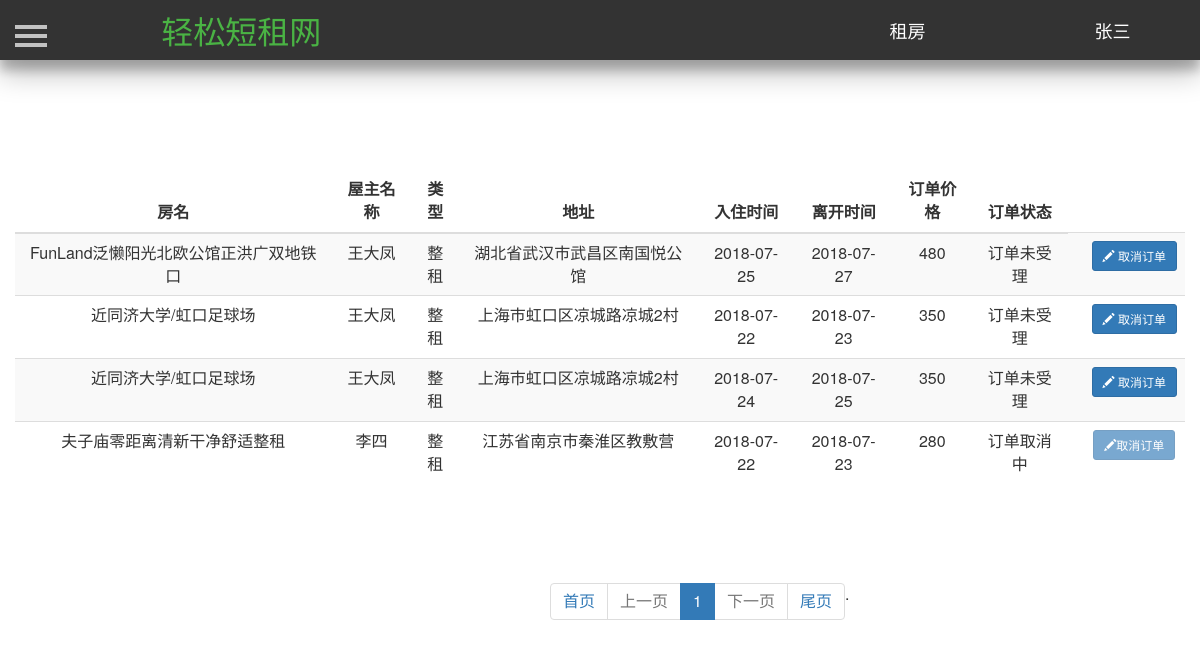
The app's page /renting/ (signed in) with its own data.
### Renting/models.py (models this page shows, shortened)
class User(db.Model):
    id = db.Column(db.Integer, primary_key=True, autoincrement=True)  # ID 用户唯一的标识
    username = db.Column(db.String(50), unique=True)  # 用户名  唯一   最大50个字符
    password = db.Column(db.String(100))  # 密码   最大100个字符
    phone_number = db.Column(db.Integer, unique=True)  # 手机号码
    email = db.Column(db.String(100), unique=True)  # 邮箱  唯一
    salt = db.Column(db.String(32))  # 密码加盐

class House(db.Model):
    id = db.Column(db.Integer, primary_key=True, autoincrement=True)  # ID 房屋唯一的标识
    house_name = db.Column(db.String(25))  # 房屋名  唯一   最大25个字符
    house_type = db.Column(db.Integer)  # 房屋类型，0表示整租，1表示单间 ，2表示床位
    area = db.Column(db.Integer)  # 房屋面积
    people = db.Column(db.Integer)  # 可住人数
    bedroom = db.Column(db.Integer)  # 卧房数
    toilet = db.Column(db.Integer)  # 卫生间数
    kitchen = db.Column(db.Integer)  # 是否有厨房
    bed = db.Column(db.Integer)  # 床位数
    bed_type = db.Column(db.Integer)  # 床型 0表示单人床  1表示双人床
    price = db.Column(db.Integer)  # 租一天的价格
    description = db.Column(db.String(200))  # 房屋描述
    facility = db.Column(db.String(10))  # 房屋设施，0表示无，1表示有
    province = db.Column(db.String(10))  # 省
    city = db.Column(db.String(10))  # 市
    district = db.Column(db.String(10))  # 地区
    address = db.Column(db.String(100))  # 具体地址
    username = db.Column(db.String(10), db.ForeignKey('user.username'))  # 房屋主人的名字，外键
    status = db.Column(db.Integer)  # 房屋状态，0表示未审核，1表示通过,2表示未通过
    url_one = db.Column(db.String(100))  # 房屋图片
    url_two = db.Column(db.String(100))  # 房屋图片
    url_three = db.Column(db.String(100))  # 房屋图片
    url_four = db.Column(db.String(100))  # 房屋图片
    url_five = db.Column(db.String(100))  # 房屋图片

class Order(db.Model):
    id = db.Column(db.Integer, primary_key=True, autoincrement=True)  # 订单唯一的ID
    house_id = db.Column(db.Integer, db.ForeignKey('house.id'))  # 房屋ID 作为外键
    seller = db.Column(db.String(10), db.ForeignKey('user.username'))  # 房屋的卖家  作为外键
    renter = db.Column(db.String(10), db.ForeignKey('user.username'))  # 房屋租户  作为外键
    start_time = db.Column(db.Date)  # 订单开始时间
    end_time = db.Column(db.Date)  # 订单结束时间
    total_price = db.Column(db.Integer)  # 订单的价格
    status = db.Column(db.Integer)  # 订单状态 0表示订单已取消  1表示订单未受理  2表示订单受理  3表示订单正在取消

### Renting/views.py (the view)
@app.route('/renting/')
def history():
    now_compare = datetime.now().date()
    user = current_user
    result_renter = []
    renter_list = Order.query.filter_by(renter=user.username).all()
    for item in renter_list:
        one = {}
        one_house = House.query.filter_by(id=item.house_id).first()
        one['order'] = item
        one['house'] = one_house
        if now_compare < item.start_time and item.status == 1:
            one['cancel'] = 1
        else:
            one['cancel'] = 0
        print(one)
        result_renter.append(one)
    pager_obj = Pagination(request.args.get("page", 1), len(result_renter), request.path, request.args, per_page_count=7)
    renter_list = result_renter[pager_obj.start:pager_obj.end]
    html = pager_obj.page_html()
    return render_template('renting.html', result_renter=renter_list, html=html)

### Renting/models.py (called while the page is built)
@login_manager.user_loader
def load_user(userid):
    return User.query.get(userid)

### Renting/page_utils.py (called while the page is built)
    @property
    def start(self):
        return (self.current_page - 1) * self.per_page_count

    @property
    def end(self):
        return self.current_page * self.per_page_count

### Renting/templates/renting.html (shortened to what this page needs)
<!DOCTYPE html>
<html lang="en">
    <head>
        <link href="https://cdn.bootcss.com/bootstrap/3.3.7/css/bootstrap.min.css" rel="stylesheet">
        <link href="/static/css/navigation.css" rel="stylesheet">
        <link href="/static/css/profile.css" rel="stylesheet">
         <link href="/static/css/sidebar.css" rel="stylesheet">
        <link type="text/css" href="/static/css/dialog.css"  rel="stylesheet"/>
    </head>
    <body>
		<header class="header-navigation" id="header">
		<nav>
			<div class="row">
				<div class="col-md-3">
					<a href="/index/"><font color="#4ab344" style="color: rgb(74, 179, 68);" size="6">轻松短租网</font></a>
				</div>
				<div class="col-md-2 title">
					<a href="/mainpage/" target="_blank"><font color="#FFFFFF" style="color: rgb(255, 255, 255);" size="4">租房</font></a>
				</div>
				<div class="col-md-2 title">
					{% if current_user.is_authenticated %}
					<a href="/profile/{{current_user.id}}">
						<font color="#FFFFFF" style="color: rgb(255, 255, 255);" size="4">
							{{current_user.username}}
						</font>
					</a>
					{% else %}
					<a href="/reglogin/">
						<font color="#FFFFFF" style="color: rgb(255, 255, 255);" size="4">
							登陆注册
						</font>
					</a>
					{% endif %}
				</div>
			</div>
		</nav>
		</header>
       <div id="wrapper">
            <div id="page-content-wrapper">
                <button type="button" class="hamburger is-closed animated fadeInLeft" data-toggle="offcanvas">
                    <span class="hamb-top"></span>
                    <span class="hamb-middle"></span>
                    <span class="hamb-bottom"></span>
                </button>
                <div class="container">
                    <div class="row">
                        <table class="table table-striped" style="margin-top:100px;text-align:center;">
                            <thead>
                                <tr>
                                    <th style="text-align:center">房名</th>
                                    <th style="text-align:center">屋主名称</th>
                                    <th style="text-align:center">类型</th>
                                    <th style="text-align:center">地址</th>
                                    <th style="text-align:center">入住时间</th>
                                    <th style="text-align:center">离开时间</th>
                                    <th style="text-align:center">订单价格</th>
                                    <th style="text-align:center">订单状态</th>
                                </tr>
                            </thead>
                            <tbody>
                            {% for item in result_renter: %}
                                <tr>
                                    <td>{{item['house'].house_name}}</td>
                                    <td>{{item['order'].seller}}</td>
                                    {% if item['house'].house_type==0 %}
                                        <td>整租</td>
                                    {% elif item['house'].house_type==1 %}
                                        <td>单间</td>
                                    {% else %}
                                        <td>床位</td>
                                    {% endif %}
                                    <td>
                                        {{item['house'].address}}
                                    </td>
                                    <td>{{item['order'].start_time}}</td>
                                    <td>{{item['order'].end_time}}</td>
                                    <td>{{item['order'].total_price}}</td>
                                    {% if item['order'].status == 0%}
                                        <td>订单已取消<td>
                                    {% elif item['order'].status == 1 %}
                                        <td>订单未受理<td>
                                    {% elif item['order'].status == 2 %}
                                        <td>订单受理<td>
                                    {% else %}
                                        <td>订单取消中<td>
                                    {% endif %}
                                    {% if item['cancel'] ==1 %}
                                    <td>
                                        <a href="/cancel_order/{{item['order'].id}}/" style="color:#FFFFFF">
                                            <button type="button" class="btn btn-primary btn-sm" >
                                                <span class="glyphicon glyphicon-pencil"> </span>
                                                取消订单
                                            </button>
                                        </a>
                                    </td>
                                    {% else %}
                                    <td>
                                        <button type="button" class="btn btn-primary btn-sm" disabled="disabled">
                                            <span class="glyphicon glyphicon-pencil">
                                            </span>取消订单
                                       </button>
                                    </td>
                                    {% endif %}
                                </tr>
                            {% endfor %}
                            </tbody>
                        </table>
                    </div>
                </div>
            </div>
        </div>
        <div style="margin-top:60px">
            <ul class="pagination" id="mypage" style="margin-left:550px;">
					{{ html| safe }}
            </ul>
        </div>
    </body>
</html>

### Renting/static/css/navigation.css (style rules this page uses)
.header-navigation { position: fixed; top: 0; width: 100%; height: 60px; line-height: 60px; background-color: #333; text-align: center; box-shadow: 0 14px 28px rgba(0,0,0,0.25), 0 10px 10px rgba(0,0,0,0.22); z-index: 10 }

### Renting/static/css/profile.css (style rules this page uses)
.header-navigation { position: fixed; top: 0; width: 100%; height: 60px; line-height: 60px; background-color: #333; text-align: center; box-shadow: 0 14px 28px rgba(0,0,0,0.25), 0 10px 10px rgba(0,0,0,0.22); z-index: 9990; }

### Renting/static/css/sidebar.css (style rules this page uses)
body { position: relative; overflow-x: hidden; }
body, html { height: 100%; background-color: #FFFFFF !important; }
#wrapper { -moz-transition: all 0.5s ease; -o-transition: all 0.5s ease; -webkit-transition: all 0.5s ease; padding-left: 0; transition: all 0.5s ease; }
#page-content-wrapper { padding-top: 70px; width: 100%; }
.hamburger { background: transparent; border: none; display: block; height: 32px; margin-left: 15px; position: fixed; top: 20px; width: 32px; z-index: 9999; }
.hamburger.is-closed:before { -webkit-transform: translate3d(0, 0, 0); -webkit-transition: all 0.35s ease-in-out; color: #ffffff; content: ''; display: block; font-size: 14px; line-height: 32px; opacity: 0; text-align: center; width: 100px; }
.hamburger.is-closed .hamb-top { -webkit-transition: all 0.35s ease-in-out; background-color: rgba(255, 255, 255, 0.7); top: 5px; }
.hamburger.is-closed .hamb-middle { background-color: rgba(255, 255, 255, 0.7); margin-top: -2px; top: 50%; }
.hamburger.is-closed .hamb-bottom { -webkit-transition: all 0.35s ease-in-out; background-color: rgba(255, 255, 255, 0.7); bottom: 5px; }
.hamburger.is-closed .hamb-top, .hamburger.is-closed .hamb-middle, .hamburger.is-closed .hamb-bottom, .hamburger.is-open .hamb-top, .hamburger.is-open .hamb-middle, .hamburger.is-open .hamb-bottom { height: 4px; left: 0; position: absolute; width: 100%; }

### Renting/static/css/dialog.css (style rules this page uses)
body, html { font-size: 100%; margin: 0; }
*,:after,:before { box-sizing:border-box }
input, button { outline: none; border: none; }

### records on screen
User: username "张三"
House: house.house_name "FunLand泛懒阳光北欧公馆正洪广双地铁口", house.address "湖北省武汉市武昌区南国悦公馆"
Order: order.seller "王大凤", order.start_time "2018-07-25", order.end_time "2018-07-27", order.total_price "480"
House: house.house_name "近同济大学/虹口足球场" "近同济大学/虹口足球场", house.address "上海市虹口区凉城路凉城2村" "上海市虹口区凉城路凉城2村"
Order: order.seller "王大凤", order.start_time "2018-07-22", order.end_time "2018-07-23", order.total_price "350"
Order: order.seller "王大凤", order.start_time "2018-07-24", order.end_time "2018-07-25", order.total_price "350"
House: house.house_name "夫子庙零距离清新干净舒适整租", house.address "江苏省南京市秦淮区教敷营"
Order: order.seller "李四", order.start_time "2018-07-22", order.end_time "2018-07-23", order.total_price "280"

### other values on screen
{{ html| safe }} "首页 上一页 1 下一页 . 尾页"
